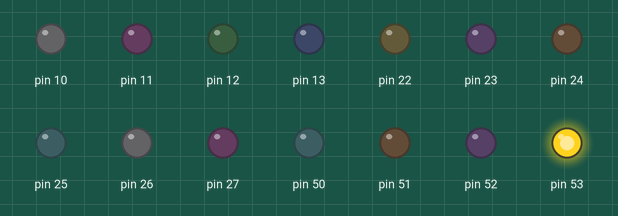
Recording of a sketch running on a simulated Arduino Mega 2560, built with avr-gcc and run on an emulated ATmega2560. On the bench: output pins drawn as LEDs (lit = HIGH).

Above: at 0.1 s.
At 4.0 s:
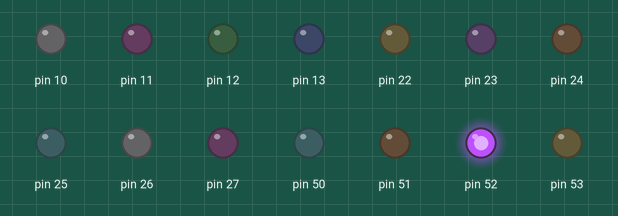
At 7.9 s:
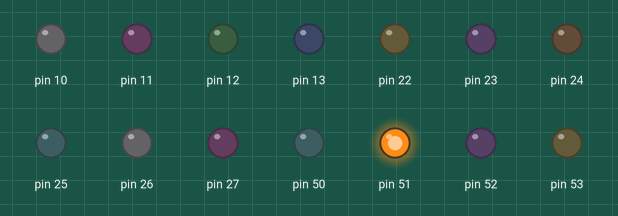
At 18.4 s:
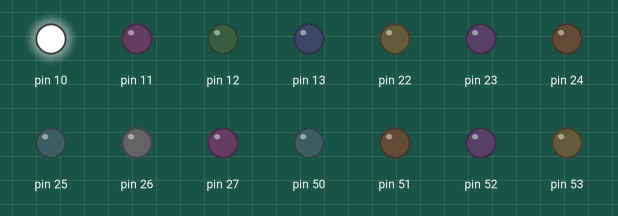
At 27.6 s:
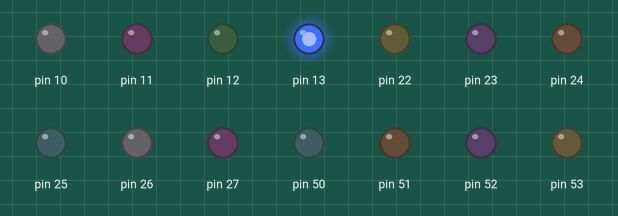
At 38.1 s:
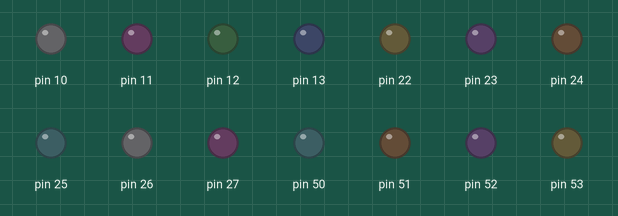
Timing chart, 0 to 40.0 s (numbered marks = the images above):
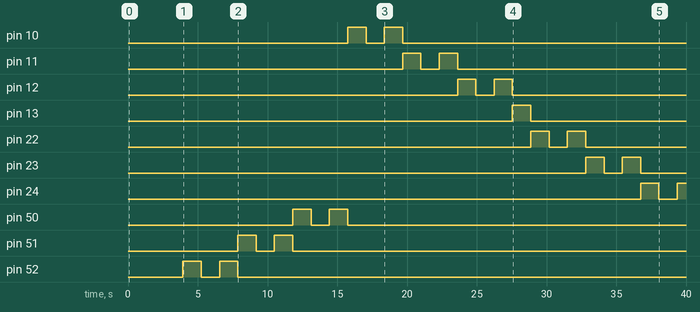

The sketch:

ETALVIS_04_03.ino
```cpp
//EMBEDDED SYSTEMS PROGRAMMING - GPIO
//LED Control Problems
//SET 04 Problem 04
//Connect 8 LEDs to Port A from bit0 to bit7
//Connect 8 LEDs to Port B from bit0 to bit7
//Problem: Blink one by one all the 16 leds from top  to the bottom
void delay1();//delay function declaration
void row1();
void row2();
void setup() {
  // put your setup code here, to run once:
  volatile char *ddrA, *ddrB;
  ddrA = 0x21;
  ddrB = 0x24;
  *ddrA = 0xFF; //setting entire PORTA as OUTPUT
  *ddrB = 0xFF;//setting entire PORTB as OUTPUT
}

void loop() {
  // put your main code here, to run repeatedly:
  row2();//2nd row leds glows
  row1();//1st row leds glows

}
void row1()
{
  volatile char *outA, a;
  outA = 0x22; a = 7;
  unsigned char blinka[8] = {0x80, 0x40, 0x20, 0x10, 0x08, 0x04, 0x02, 0x01};
  for (a = 7; a > 0; a--)
  {
    *outA = blinka[a];
    delay1();
    *outA = 0x00;
    delay1();
    *outA = blinka[a];
    delay1();
  }
  if(a==0)
  {
    *outA = blinka[a];
    delay1();
    *outA = 0x00;
  }
}
void row2()
{
  volatile char *outB, b;
  outB = 0x25; b = 7;
  unsigned char blinkb[8] = {0x80, 0x40, 0x20, 0x10, 0x08, 0x04, 0x02, 0x01};
  for (b = 7; b > 0; b--)
  {
    *outB = blinkb[b];
    delay1();
    *outB = 0x00;
    delay1();
    *outB = blinkb[b];
    delay1();
  }
   if(b==0)
  {
    *outB = blinkb[b];
    delay1();
    *outB = 0x00;
  }
}
void delay1()
{
  volatile long d;
  for (d = 0; d < 600000; d++);
}
```

Measured:
- by itself, pin 10: LOW → HIGH at 15.8 s, → LOW 1.3 s later, → HIGH 1.3 s later, → LOW 1.3 s later, … (4 changes in this stretch)
- by itself, pin 11: LOW → HIGH at 19.7 s, → LOW 1.3 s later, → HIGH 1.3 s later, → LOW 1.3 s later, … (4 changes in this stretch)
- by itself, pin 12: LOW → HIGH at 23.6 s, → LOW 1.3 s later, → HIGH 1.3 s later, → LOW 1.3 s later, … (4 changes in this stretch)
- by itself, pin 13: LOW → HIGH at 27.6 s, → LOW 1.3 s later
- by itself, pin 22: LOW → HIGH at 28.9 s, → LOW 1.3 s later, → HIGH 1.3 s later, → LOW 1.3 s later, … (4 changes in this stretch)
- by itself, pin 23: LOW → HIGH at 32.8 s, → LOW 1.3 s later, → HIGH 1.3 s later, → LOW 1.3 s later, … (4 changes in this stretch)
- by itself, pin 24: LOW → HIGH at 36.8 s, → LOW 1.3 s later, → HIGH 1.3 s later
- by itself, pin 50: LOW → HIGH at 11.8 s, → LOW 1.3 s later, → HIGH 1.3 s later, → LOW 1.3 s later, … (4 changes in this stretch)
